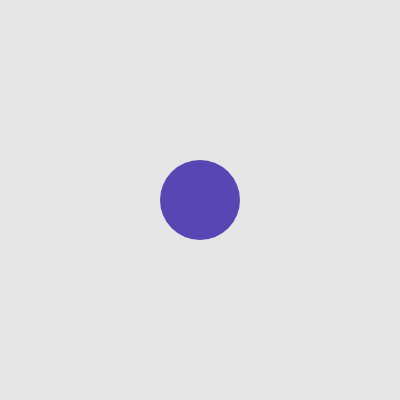
Frame 1 (no input)
Frame 60 (no input): identical to frame 1, image omitted
Frame 120 (the mouse pressed at the canvas centre since frame 60): identical to frame 1, image omitted

The p5.js sketch that drew this single still picture (run headless with seeded random() and noise() and a simulated clock; from frame 60 on, the mouse is pressed at the canvas centre):

// p5.js sketch
// ── sketch.js
// DM2008 — Activity 4a [Guided]
// Bake a Cookie (30 min)
//
// A class is a blueprint — Cookie describes what every cookie has and can do.
// Your job is to complete the class, then add movement and a flavor randomizer.
//
// Suggested order:
// 1. Add the missing properties to the constructor (sz, x, y)
// 2. Fix show() so it uses this.flavor, this.x, this.y, this.sz
// 3. Implement move() and randomFlavor()
// 4. Wire them up in keyPressed() and mousePressed()
//
// Stretch: add a second cookie with different starting values.

let cookie;
let flavorList;

function setup() {
  createCanvas(400, 400);
  noStroke();
  cookie = new Cookie("blueberry", 80, width / 2, height / 2);
  flavorList = ["chocolate", "vanilla", "blueberry"];
}

function draw() {
  background(230);
  cookie.show();
}

class Cookie {
  constructor(flavor, sz, x, y) {
    this.flavor = flavor;
    this.sz = sz;
    this.x = x;
    this.y = y;
  }

  show() {
    // Fix this method — it should use this.flavor, this.x, this.y, this.sz
    switch (this.flavor) {
      case "chocolate":
        fill("#5e3712");
        break;
      case "vanilla":
        fill("#eeeb9b");
        break;
      case "blueberry":
        fill("#5846b4")
        break;
      default:
        fill("#000000");
    }
    ellipse(this.x, this.y, this.sz);
  }

  // Add a move() method — update this.x or this.y based on which key is pressed
  move() {
    this.x = random(width);
    this.y = random(height);
  }

  // Add a randomFlavor() method — set this.flavor to one of at least 3 options
  randomFlavor() {
    this.flavor = random(flavorList);
  }
}

// Call cookie.move() when an arrow key is pressed
function keyPressed() {
  if (key === UP_ARROW) {
    cookie.move();
  } 
}

// Call cookie.randomFlavor() when the mouse is clicked
function mousePressed() {
  cookie.randomFlavor();
}
